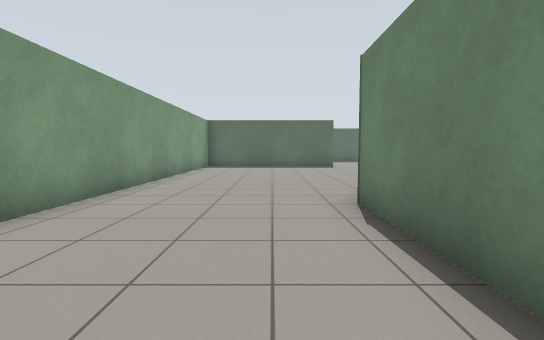
view 1 (above)

17 first-person views from a walk through a Gazebo world. The camera is 0.94 m above the floor, tilts 4° down and sees 85° across. The floor is counted in squares, 1 m on a side. Each view is taken from the middle of a square. On the plan, view 1 faces up. The plan holds only what a view shows up to about 11 squares ahead; the rest is blank.

view 2
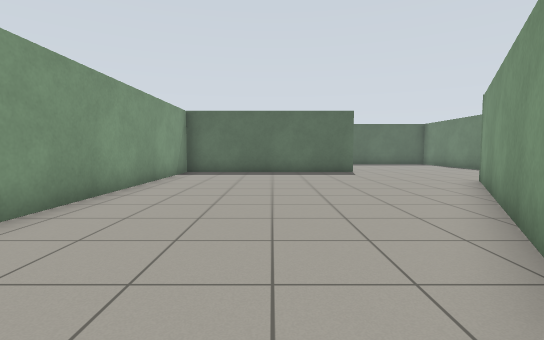

view 3
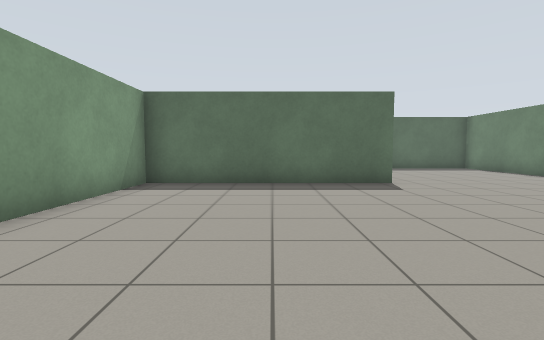

view 4
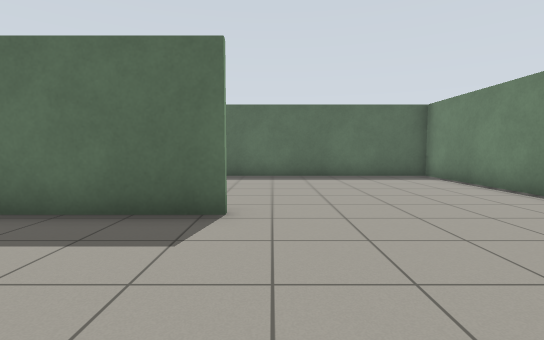

view 5
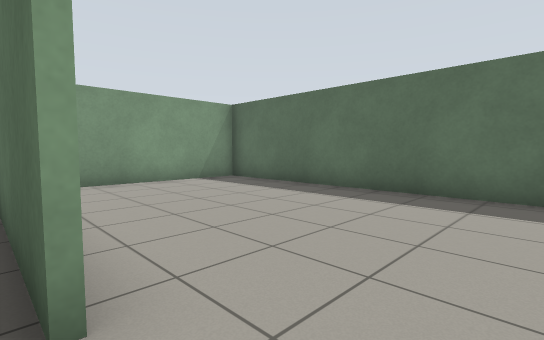

view 6
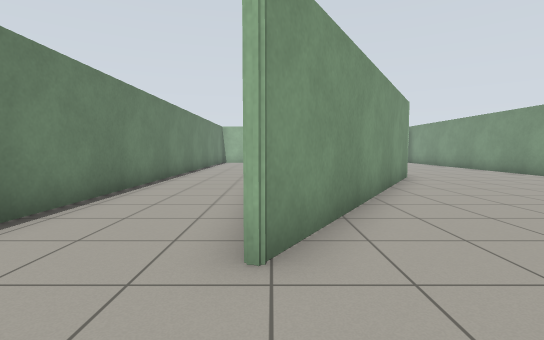

view 7
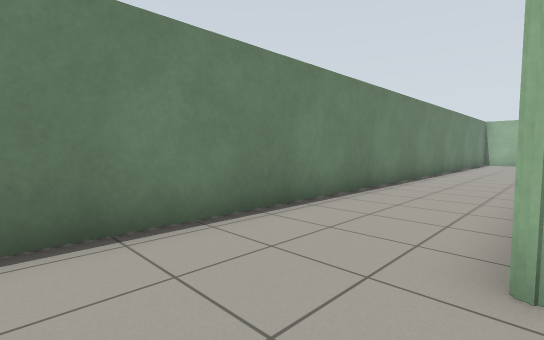

view 8
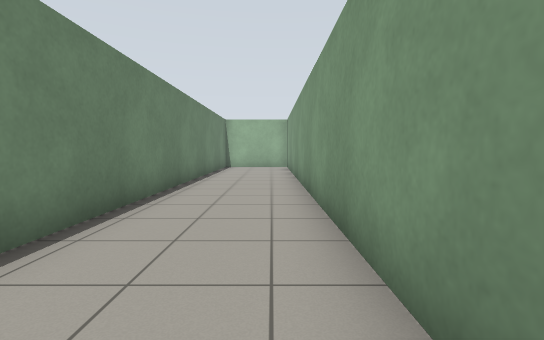

view 9
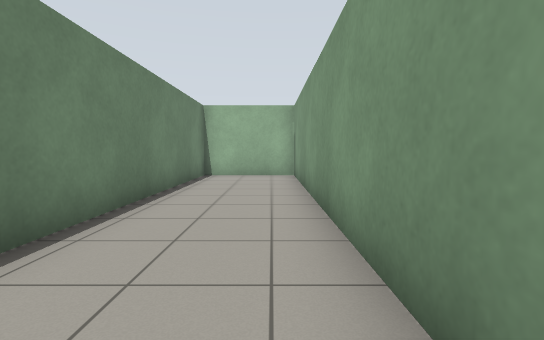

view 10
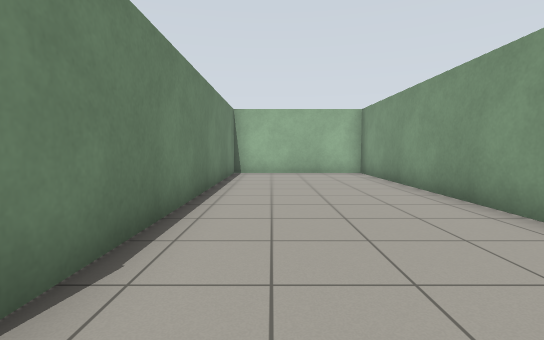

view 11
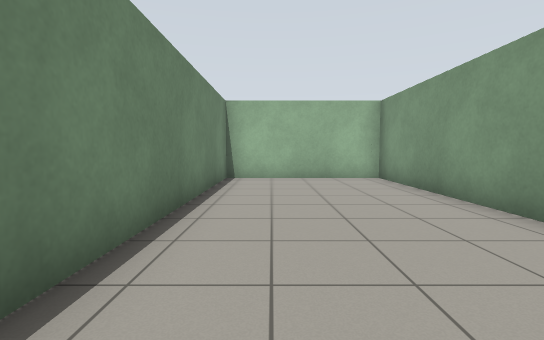

view 12
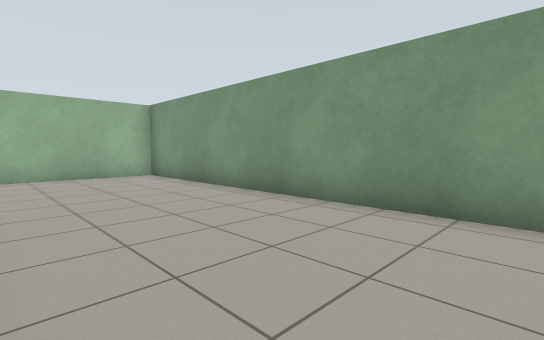

view 13
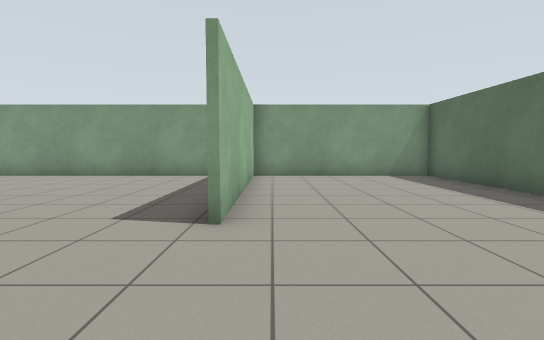

view 14
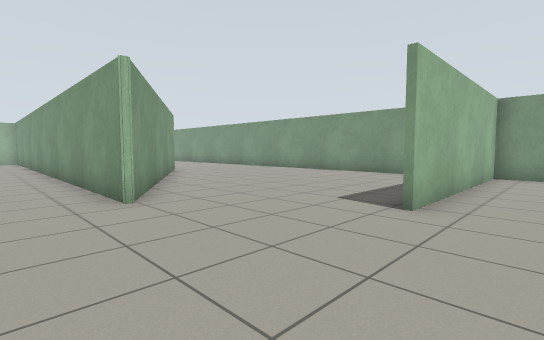

view 15
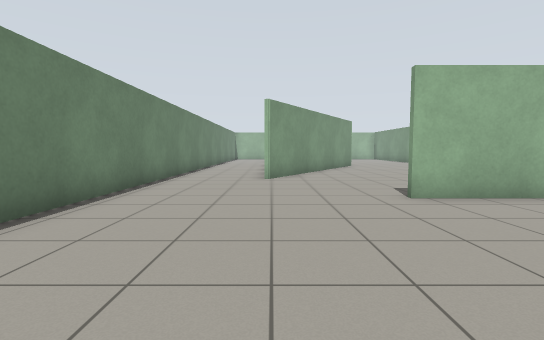

view 16
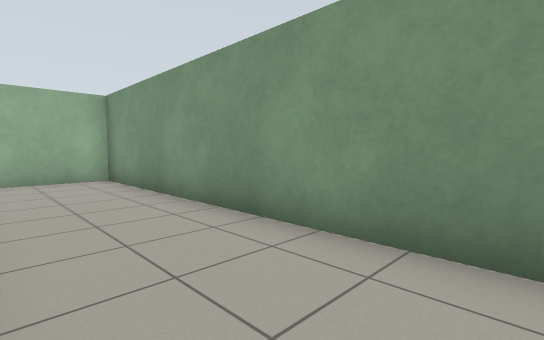

view 17
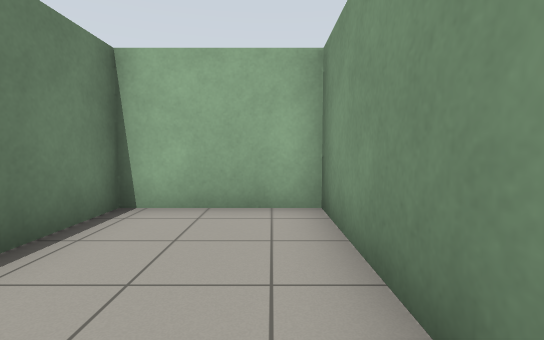

### Floor plan
Points are (right, up) in squares from view 1. A wall is a line through its corners. A room is listed if a view was taken in it or the views show most of it. See-through windows are left out.
Room 1 (views 1, 2, 3, 4, 5, 6, 7, 8, 9, 10, 11, 12, 13, 14, 15, 16, 17)
walls: (6.2, 12.8) (6.2, -5.7) (9.4, -5.7) (9.4, 22.5) (-3.5, 22.5) (-3.5, -5.7) (1.5, -5.7) (1.5, 5.1) (6.2, 12.8); (3.4, 16.2) (-3.5, 16.2); (-3.6, 16.4) (3.4, 16.4)

Where each view was taken, in squares from view 1:
view 1: 0 up, 0 right, facing up
view 2: 4 up, 0 right, facing up
view 3: 8 up, 0 right, facing up
view 4: 12 up, 4 right, facing up
view 5: 16 up, 5 right, facing up-left
view 6: 15 up, 6 right, facing down
view 7: 15 up, 6 right, facing down-right
view 8: 10 up, 7 right, facing down
view 9: 5 up, 7 right, facing down
view 10: 6 up, 0 right, facing down
view 11: 4 up, 0 right, facing down
view 12: 5 up, 1 right, facing down-left
view 13: 17 up, 7 right, facing left
view 14: 18 up, 8 right, facing down-left
view 15: 22 up, 6 right, facing down
view 16: 4 up, 9 right, facing down-left
view 17: 1 down, 7 right, facing down
